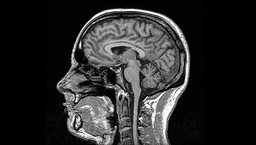
#> input picture images/image copy.png, 256 x 145 px, shrunk from 650 x 367 before the run; its folder holds only this picture in this run
$ python main.py
#> lines starting #> are read from the running program, lines starting #| are printed output that depends on the picture; after the words box and inside, x2 and y2 are one past the last pixel; in counts of white or black regions, pixels touching at a corner belong together
### thresholding.py
import numpy as np

def optimal_thresholding(image, delta_t=1.0):
    """
    Optimal Global Thresholding (Iterative)
    """
    # Initial estimate: average intensity
    t = np.mean(image)

    while True:
        # Segment into two groups
        g1 = image[image <= t]
        g2 = image[image > t]

        if len(g1) == 0 or len(g2) == 0:
            break

        # Calculate means
        mu1 = np.mean(g1)
        mu2 = np.mean(g2)

        # New threshold
        new_t = (mu1 + mu2) / 2.0

        # Check convergence
        if abs(new_t - t) < delta_t:
            t = new_t
            break
        t = new_t

    return int(t)

def otsu_thresholding(image):
    """
    Otsu's Thresholding
    Maximizes inter-class variance
    """
    # Histogram
    hist, _ = np.histogram(image, bins=256, range=(0, 255))
    total_pixels = image.size

    total_sum = np.sum(np.arange(256) * hist)

    sum_b = 0
    w_b = 0
    maximum_variance = 0
    threshold = 0

    for i in range(256):
        w_b += hist[i]
        if w_b == 0:
            continue

        w_f = total_pixels - w_b
        if w_f == 0:
            break

        sum_b += i * hist[i]

        m_b = sum_b / w_b
        m_f = (total_sum - sum_b) / w_f

        # Between-class variance
        between_variance = w_b * w_f * (m_b - m_f) ** 2

        if between_variance > maximum_variance:
            maximum_variance = between_variance
            threshold = i

    return threshold

def spectral_thresholding(image, num_thresholds=2):
    """
    Spectral Thresholding (Multilevel Otsu)
    Finds multiple thresholds (default 2 thresholds for 3 modes)
    """
    hist, _ = np.histogram(image, bins=256, range=(0, 255))
    total_pixels = image.size

    # Probabilities
    prob = hist / total_pixels
    cum_prob = np.cumsum(prob)
    cum_mean = np.cumsum(np.arange(256) * prob)
    total_mean = cum_mean[-1]

    max_variance = -1
    best_thresholds = (0, 0)

    # Exhaustive search for 2 thresholds
    # Note: This is O(L^2) which is fine for 256 levels
    for t1 in range(0, 254):
        for t2 in range(t1 + 1, 255):
            # Weights
            w0 = cum_prob[t1]
            w1 = cum_prob[t2] - cum_prob[t1]
            w2 = 1.0 - cum_prob[t2]

            if w0 == 0 or w1 == 0 or w2 == 0:
                continue

            # Means
            m0 = cum_mean[t1] / w0
            m1 = (cum_mean[t2] - cum_mean[t1]) / w1
            m2 = (total_mean - cum_mean[t2]) / w2

            # Variance
            variance = w0 * (m0 - total_mean)**2 + w1 * (m1 - total_mean)**2 + w2 * (m2 - total_mean)**2

            if variance > max_variance:
                max_variance = variance
                best_thresholds = (t1, t2)

    return best_thresholds

def local_thresholding(image, block_size=15, offset=10):
    """
    Local (Adaptive) Thresholding
    Uses an integral image for efficiency
    """
    rows, cols = image.shape
    image_float = image.astype(float)

    # Compute integral image
    integral = np.zeros((rows + 1, cols + 1))
    integral[1:, 1:] = np.cumsum(np.cumsum(image_float, axis=0), axis=1)

    result = np.zeros_like(image, dtype=np.uint8)

    pad = block_size // 2

    for r in range(rows):
        for c in range(cols):
            # Define window boundaries
            r1, r2 = max(0, r - pad), min(rows - 1, r + pad)
            c1, c2 = max(0, c - pad), min(cols - 1, c + pad)

            # Use integral image to get sum in O(1)
            # Area: [r1, c1] to [r2, c2]
            count = (r2 - r1 + 1) * (c2 - c1 + 1)
            s = integral[r2 + 1, c2 + 1] - integral[r1, c2 + 1] - integral[r2 + 1, c1] + integral[r1, c1]

            local_mean = s / count

            if image[r, c] > local_mean - offset:
                result[r, c] = 255
            else:
                result[r, c] = 0

    return result

def apply_threshold(image, t):
    """Helper to apply a single threshold"""
    return (image > t).astype(np.uint8) * 255

def apply_multilevel_threshold(image, thresholds):
    """Helper to apply multiple thresholds (labels 0, 127, 255 for 3 modes)"""
    t1, t2 = sorted(thresholds)
    result = np.zeros_like(image, dtype=np.uint8)
    result[image > t1] = 127
    result[image > t2] = 255
    return result

### segmentation.py
import numpy as np

def kmeans_segmentation(image, n_clusters=3, max_iters=100):
    """
    K-Means Segmentation from scratch using NumPy.
    """
    is_color = len(image.shape) == 3
    if is_color:
        pixels = image.reshape((-1, 3)).astype(np.float32)
    else:
        pixels = image.reshape((-1, 1)).astype(np.float32)

    np.random.seed(42)
    random_indices = np.random.choice(pixels.shape[0], n_clusters, replace=False)
    centroids = pixels[random_indices]

    labels = np.zeros(pixels.shape[0], dtype=np.int32)

    for _ in range(max_iters):
        # Distances: shape (N, K)
        distances = np.linalg.norm(pixels[:, None] - centroids[None, :], axis=2)
        new_labels = np.argmin(distances, axis=1)

        if np.all(labels == new_labels):
            break
        labels = new_labels

        for k in range(n_clusters):
            mask = (labels == k)
            if np.any(mask):
                centroids[k] = np.mean(pixels[mask], axis=0)

    segmented = centroids[labels].reshape(image.shape).astype(np.uint8)
    return segmented

def region_growing_segmentation(image, seed_point=None, threshold=20):
    """
    Region Growing Segmentation from scratch using a Queue (Breadth-First Search).
    """
    h, w = image.shape[:2]
    is_color = len(image.shape) == 3

    if seed_point is None:
        seed_point = (w // 2, h // 2)

    sx, sy = seed_point
    sx = max(0, min(sx, w - 1))
    sy = max(0, min(sy, h - 1))

    visited = np.zeros((h, w), dtype=bool)

    # Queue for BFS
    queue = [(sx, sy)]
    visited[sy, sx] = True

    seed_val = image[sy, sx].astype(np.float32)
    fill_color = np.array([0, 255, 0], dtype=np.uint8) if is_color else 255

    region_pixels = []

    # Python loops can be slow, but it's required for 'from scratch' Region Growing
    while queue:
        cx, cy = queue.pop(0)
        region_pixels.append((cy, cx))

        for dx, dy in [(-1, 0), (1, 0), (0, -1), (0, 1)]:
            nx, ny = cx + dx, cy + dy
            if 0 <= nx < w and 0 <= ny < h and not visited[ny, nx]:
                val = image[ny, nx].astype(np.float32)

                if is_color:
                    dist = np.linalg.norm(val - seed_val)
                else:
                    dist = abs(val - seed_val)

                if dist <= threshold:
                    visited[ny, nx] = True
                    queue.append((nx, ny))

    result = image.copy()
    for cy, cx in region_pixels:
        result[cy, cx] = fill_color

    return result

def agglomerative_segmentation(image, n_clusters=3):
    """
    Agglomerative Hierarchical Clustering from scratch.
    Downsamples the image heavily to make O(N^3) distance math feasible.
    """
    h, w = image.shape[:2]

    # Downsample to a small grid (e.g. max 30x30) to compute from scratch
    scale_y = max(1, h // 30)
    scale_x = max(1, w // 30)

    small = image[::scale_y, ::scale_x]
    sh, sw = small.shape[:2]
    N = sh * sw

    is_color = len(image.shape) == 3
    if is_color:
        data = small.reshape((N, 3)).astype(np.float32)
    else:
        data = small.reshape((N, 1)).astype(np.float32)

    clusters = {i: [i] for i in range(N)}

    dist_matrix = np.linalg.norm(data[:, None] - data[None, :], axis=2)
    np.fill_diagonal(dist_matrix, np.inf)

    active_clusters = list(range(N))

    # Single Linkage clustering
    while len(active_clusters) > n_clusters:
        sub_dist = dist_matrix[np.ix_(active_clusters, active_clusters)]
        min_idx = np.argmin(sub_dist)
        r, c = np.unravel_index(min_idx, sub_dist.shape)

        if r == c: # Fallback if error
            break

        c1, c2 = active_clusters[r], active_clusters[c]

        clusters[c1].extend(clusters[c2])
        del clusters[c2]
        active_clusters.remove(c2)

        for other in active_clusters:
            if other != c1:
                new_dist = min(dist_matrix[c1, other], dist_matrix[c2, other])
                dist_matrix[c1, other] = new_dist
                dist_matrix[other, c1] = new_dist

    # Upsample map to original size
    small_labels = np.zeros((sh, sw), dtype=np.int32)
    for label_idx, c_id in enumerate(active_clusters):
        for pt_idx in clusters[c_id]:
            sy, sx = pt_idx // sw, pt_idx % sw
            small_labels[sy, sx] = label_idx

    large_labels = np.zeros((h, w), dtype=np.int32)
    for y in range(h):
        for x in range(w):
            sy = min(y // scale_y, sh - 1)
            sx = min(x // scale_x, sw - 1)
            large_labels[y, x] = small_labels[sy, sx]

    segmented = np.zeros_like(image)
    for i in range(len(active_clusters)):
        mask = (large_labels == i)
        if np.any(mask):
            mean_color = np.mean(image[mask], axis=0)
            segmented[mask] = mean_color

    return segmented

def mean_shift_segmentation(image, spatial_radius=20, color_radius=40, max_iters=15):
    """
    Mean Shift Segmentation from scratch.
    Sub-samples pixels to find modes, then maps all pixels to the nearest mode.
    """
    h, w = image.shape[:2]
    is_color = len(image.shape) == 3

    y_coords, x_coords = np.mgrid[0:h, 0:w]

    if is_color:
        features = np.zeros((h, w, 5), dtype=np.float32)
        features[:, :, :3] = image
        features[:, :, 3] = y_coords
        features[:, :, 4] = x_coords
    else:
        features = np.zeros((h, w, 3), dtype=np.float32)
        features[:, :, 0] = image
        features[:, :, 1] = y_coords
        features[:, :, 2] = x_coords

    flat_features = features.reshape((-1, features.shape[2]))

    # Pick random points as initial mode seeds (e.g. 200 points) to speed up
    np.random.seed(42)
    num_samples = min(200, flat_features.shape[0])
    sample_indices = np.random.choice(flat_features.shape[0], num_samples, replace=False)
    modes = flat_features[sample_indices].copy()

    # Iterate to find converged modes
    for i in range(num_samples):
        mode = modes[i]
        for _ in range(max_iters):
            if is_color:
                color_dist = np.linalg.norm(flat_features[:, :3] - mode[:3], axis=1)
                spatial_dist = np.linalg.norm(flat_features[:, 3:] - mode[3:], axis=1)
            else:
                color_dist = np.abs(flat_features[:, 0] - mode[0])
                spatial_dist = np.linalg.norm(flat_features[:, 1:] - mode[1:], axis=1)

            in_window = (color_dist < color_radius) & (spatial_dist < spatial_radius)
            if not np.any(in_window):
                break

            new_mode = np.mean(flat_features[in_window], axis=0)
            if np.linalg.norm(new_mode - mode) < 0.5:
                break
            mode = new_mode
        modes[i] = mode

    # Merge similar modes
    unique_modes = []
    for mode in modes:
        is_unique = True
        for umode in unique_modes:
            if is_color:
                c_dist = np.linalg.norm(mode[:3] - umode[:3])
                s_dist = np.linalg.norm(mode[3:] - umode[3:])
            else:
                c_dist = abs(mode[0] - umode[0])
                s_dist = np.linalg.norm(mode[1:] - umode[1:])

            if c_dist < color_radius / 2 and s_dist < spatial_radius / 2:
                is_unique = False
                break
        if is_unique:
            unique_modes.append(mode)

    unique_modes = np.array(unique_modes)

    # Reconstruct Image
    segmented = np.zeros_like(image)
    chunk_size = 20000

    for start in range(0, flat_features.shape[0], chunk_size):
        end = min(start + chunk_size, flat_features.shape[0])
        chunk = flat_features[start:end]

        if is_color:
            c_diff = chunk[:, None, :3] - unique_modes[None, :, :3]
            s_diff = chunk[:, None, 3:] - unique_modes[None, :, 3:]
            dist = np.linalg.norm(c_diff / color_radius, axis=2) + np.linalg.norm(s_diff / spatial_radius, axis=2)
        else:
            c_diff = chunk[:, None, 0:1] - unique_modes[None, :, 0:1]
            s_diff = chunk[:, None, 1:] - unique_modes[None, :, 1:]
            dist = np.abs(c_diff[:, :, 0] / color_radius) + np.linalg.norm(s_diff / spatial_radius, axis=2)

        labels = np.argmin(dist, axis=1)

        if is_color:
            segmented.reshape(-1, 3)[start:end] = unique_modes[labels, :3]
        else:
            segmented.reshape(-1)[start:end] = unique_modes[labels, 0]

    return segmented

### main.py
import os
import numpy as np
import matplotlib.pyplot as plt
from PIL import Image
from thresholding import (
    optimal_thresholding,
    otsu_thresholding,
    spectral_thresholding,
    local_thresholding,
    apply_threshold,
    apply_multilevel_threshold
)

from segmentation import (
    kmeans_segmentation,
    mean_shift_segmentation,
    region_growing_segmentation,
    agglomerative_segmentation
)

def process_image(image_path):
#> called with image_path = 'images/image copy.png'
    print(f"Processing {image_path}...")

    # --- PART A: Thresholding ---
    img_gray_pil = Image.open(image_path).convert('L')
    img_gray = np.array(img_gray_pil)

    # 1. Optimal Thresholding
    t_opt = optimal_thresholding(img_gray)
#> in optimal_thresholding, `t = np.mean(image)`: t = 42.11
#> the loop in optimal_thresholding, `while True:` made 4 passes
#> (mu1, mu2, new_t) on passes 1 to 4: (3.12, 124.4, 63.75), (5.34, 132.1, 68.74), (5.93, 133.8, 69.85), (6.05, 134.1, 70.07)
#> t_opt = 70
    res_opt = apply_threshold(img_gray, t_opt)
#> in apply_threshold, `return (image > t).astype(np.uint8) * 255`:
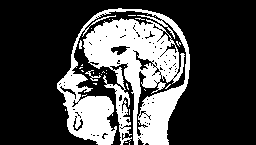
#> returned value: shape (145, 256); 28% white; 28 white regions (25 under 20 px), largest, box (x1, y1, x2, y2) and area: (57, 8, 190, 145) 10223, (85, 70, 101, 81) 50, (79, 40, 82, 49) 22

    # 2. Otsu Thresholding
    t_otsu = otsu_thresholding(img_gray)
#> in otsu_thresholding, `hist, _ = np.histogram(image, bins=256, range=(0, 255))`: hist = 256 values, max 14939 at index 0, min 4 at index 236, mean 145
#> in otsu_thresholding, `total_sum = np.sum(np.arange(256) * hist)`: total_sum = 1562954
#> the loop in otsu_thresholding, `for i in range(256):` made 256 passes
#> (w_b, w_f, sum_b, m_b, m_f, maximum_variance) on passes 1 to 12: (14939, 22181, 0, 0, 70.46, 1.65e+12), (16660, 20460, 1721, 0.103, 76.31, 1.98e+12), (18718, 18402, 5837, 0.312, 84.62, 2.45e+12), (20308, 16812, 10607, 0.522, 92.34, 2.88e+12), (21310, 15810, 14615, 0.686, 97.93, 3.19e+12), (21936, 15184, 17745, 0.809, 101.8, 3.39e+12), (22347, 14773, 20211, 0.904, 104.4, 3.54e+12), (22661, 14459, 22409, 0.989, 106.5, 3.65e+12), (22874, 14246, 24113, 1.05, 108, 3.73e+12), (23042, 14078, 25625, 1.11, 109.2, 3.79e+12), (23151, 13969, 26715, 1.15, 110, 3.83e+12), (23265, 13855, 27969, 1.2, 110.8, 3.87e+12)
#> after the loop in otsu_thresholding, `for i in range(256):`: maximum_variance = 4.57e+12; sum_b = 1520879; threshold = 70; w_b = 37120
#> t_otsu = 70
    res_otsu = apply_threshold(img_gray, t_otsu)

    # 3. Spectral Thresholding
    t_spectral = spectral_thresholding(img_gray, num_thresholds=2)
#> in spectral_thresholding, `prob = hist / total_pixels`: prob = 256 values, max 0.402 at index 0, min 0.000108 at index 236, mean 0.00391
#> in spectral_thresholding, `cum_prob = np.cumsum(prob)`: cum_prob = 256 values from 0.402 to 1
#> in spectral_thresholding, `cum_mean = np.cumsum(np.arange(256) * prob)`: cum_mean = 256 values from 0 to 42.11
#> in spectral_thresholding, `total_mean = cum_mean[-1]`: total_mean = 42.11
#> after the loop in spectral_thresholding, `for t1 in range(0, 254):`: best_thresholds = (54, 141); max_variance = 3657.8
#> t_spectral = (54, 141)
    res_spectral = apply_multilevel_threshold(img_gray, t_spectral)
#> in apply_multilevel_threshold, `t1, t2 = sorted(thresholds)`: t1 = 54; t2 = 141

    # 4. Local Thresholding
    res_local = local_thresholding(img_gray, block_size=35, offset=10)
#> after the loop in local_thresholding, `for r in range(rows):`:
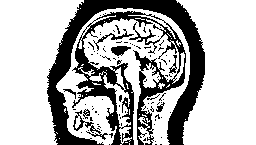
#> result: shape (145, 256); 71.7% white; 92 black regions (83 under 20 px), largest, box (x1, y1, x2, y2) and area: (47, 0, 205, 145) 5438, (72, 11, 186, 145) 4123, (73, 110, 108, 140) 193

    # Visualization Part A
    fig, axes = plt.subplots(2, 3, figsize=(15, 10))
    fig.suptitle(f"Thresholding Results - {os.path.basename(image_path)}", fontsize=16)

    axes[0, 0].imshow(img_gray, cmap='gray')
    axes[0, 0].set_title("Original Grayscale")

    axes[0, 1].imshow(res_opt, cmap='gray')
    axes[0, 1].set_title(f"Optimal (T={t_opt})")

    axes[0, 2].imshow(res_otsu, cmap='gray')
    axes[0, 2].set_title(f"Otsu (T={t_otsu})")

    axes[1, 0].imshow(res_spectral, cmap='gray')
    axes[1, 0].set_title(f"Spectral (T1={t_spectral[0]}, T2={t_spectral[1]})")

    axes[1, 1].imshow(res_local, cmap='gray')
    axes[1, 1].set_title("Local Thresholding")

    axes[1, 2].axis('off')

    plt.tight_layout()
    output_name_a = f"result_thresholding_{os.path.basename(image_path)}"
    plt.savefig(output_name_a)
    print(f"Saved thresholding results to {output_name_a}")
    plt.close()

    # --- PART B: Segmentation ---
    img_color_pil = Image.open(image_path).convert('RGB')
#> img_color_pil is the input picture: PIL image 256x145 RGB; min 0, max 255, mean 42.1
    img_color = np.array(img_color_pil)

    print(f"  -> Running K-Means...")
    res_kmeans = kmeans_segmentation(img_color, n_clusters=4)
#> in kmeans_segmentation, `centroids = pixels[random_indices]`: centroids = [[0, 0, 0], [0, 0, 0], [78, 78, 78], [117, 117, 117]]
#> after the loop in kmeans_segmentation, `for _ in range(max_iters):`: centroids = [[73.09, 73.09, 73.09], [2.7, 2.7, 2.7], [132.2, 132.2, 132.2], [209.3, 209.3, 209.3]]

    print(f"  -> Running Mean Shift...")
    res_meanshift = mean_shift_segmentation(img_color, spatial_radius=20, color_radius=40)

    print(f"  -> Running Region Growing...")
    res_region = region_growing_segmentation(img_color, threshold=30)
#> after the loop in region_growing_segmentation, `while queue:`:
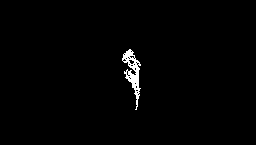
#> visited: shape (145, 256) bool; 1.1% white; 1 white region, box (x1, y1, x2, y2) and area: (122, 49, 141, 110) 416
#> the loop in region_growing_segmentation, `for cy, cx in region_pixels:` made 416 passes
#> (cy, cx) on passes 1 to 3: (72, 128), (72, 129), (71, 128)
#> after the loop in region_growing_segmentation, `for cy, cx in region_pixels:`:
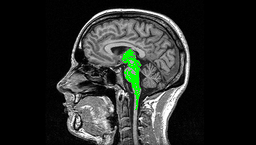
#> result: shape (145, 256, 3); 1.12% of pixels changed, all inside (x1, y1, x2, y2) = (122, 49, 141, 110)

    print(f"  -> Running Agglomerative...")
    res_agglo = agglomerative_segmentation(img_color, n_clusters=4)
#> in agglomerative_segmentation, `np.fill_diagonal(dist_matrix, np.inf)`:
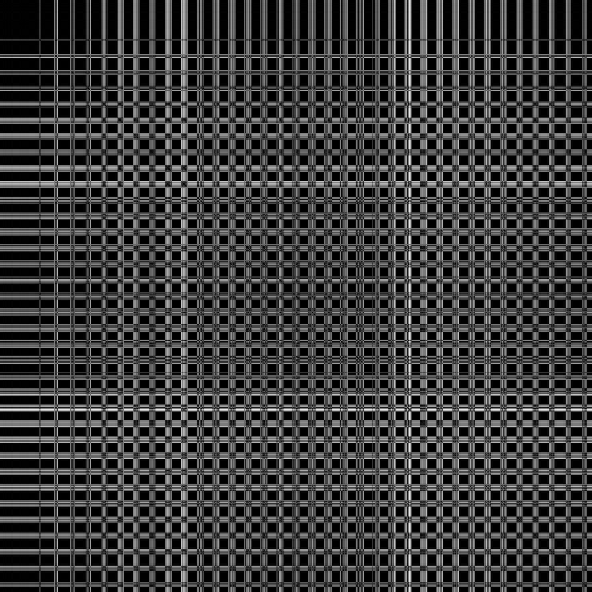
#> dist_matrix: shape (1184, 1184) float32 (shown at 1/2 size); 0.08% of the values are NaN or infinite; the others: min 0, max 441.7, mean 103.9; drawn with min black, max white, NaN and infinite black
#> after the loop in agglomerative_segmentation, `while len(active_clusters) > n_clusters:`: dist_matrix: shape (1184, 1184) float32; 0.19% of pixels changed, all inside (x1, y1, x2, y2) = (0, 0, 1169, 1169)
#> the loop in agglomerative_segmentation, `for label_idx, c_id in enumerate(active_clusters):` made 4 passes
#> c_id on passes 1 to 4: 0, 109, 115, 266
#> after the loop in agglomerative_segmentation, `for label_idx, c_id in enumerate(active_clusters):`:
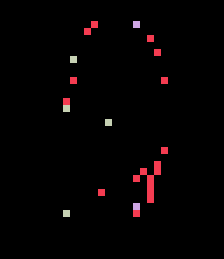
#> small_labels: shape (37, 32) int32 (shown 7 times larger); 4 distinct labels, from 0 to 3; one colour per label, 0 black
#> after the loop in agglomerative_segmentation, `for y in range(h):`: large_labels: shape (145, 256) int32; 4 distinct labels, from 0 to 3
#> the loop in agglomerative_segmentation, `for i in range(len(active_clusters)):` made 4 passes
#> after the loop in agglomerative_segmentation, `for i in range(len(active_clusters)):`:
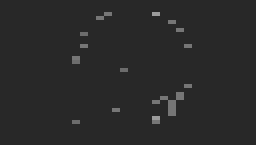
#> segmented: shape (145, 256, 3); min 40, max 156, mean 41.6

    # Visualization Part B
    fig, axes = plt.subplots(2, 3, figsize=(15, 10))
    fig.suptitle(f"Segmentation Results - {os.path.basename(image_path)}", fontsize=16)

    axes[0, 0].imshow(img_color)
    axes[0, 0].set_title("Original Color")

    axes[0, 1].imshow(res_kmeans)
    axes[0, 1].set_title("K-Means (K=4)")

    axes[0, 2].imshow(res_meanshift)
    axes[0, 2].set_title("Mean Shift")

    axes[1, 0].imshow(res_region)
    axes[1, 0].set_title("Region Growing")

    axes[1, 1].imshow(res_agglo)
    axes[1, 1].set_title("Agglomerative (K=4)")

    axes[1, 2].axis('off')

    plt.tight_layout()
    output_name_b = f"result_segmentation_{os.path.basename(image_path)}"
    plt.savefig(output_name_b)
    print(f"Saved segmentation results to {output_name_b}")
    plt.close()

if __name__ == "__main__":
    image_dir = "images"
    if not os.path.exists(image_dir):
        print(f"Error: {image_dir} folder not found.")
    else:
        images = [f for f in os.listdir(image_dir) if f.lower().endswith(('.png', '.jpg', '.jpeg'))]
        if not images:
            print("No images found in images folder.")
        for img_name in images:
            process_image(os.path.join(image_dir, img_name))

$ run again, on images/image.png
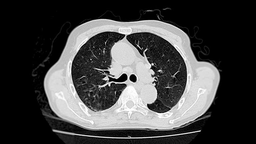
#> input picture images/image.png, 256 x 144 px, shrunk from 768 x 432 before the run
#> in optimal_thresholding, `t = np.mean(image)`: t = 66.07
#> the loop in optimal_thresholding, `while True:` made 3 passes
#> (mu1, mu2, new_t) on passes 1 to 3: (9.02, 197.2, 103.1), (11.03, 205.1, 108), (11.26, 205.7, 108.5)
#> t_opt = 108
#> in apply_threshold, `return (image > t).astype(np.uint8) * 255`:
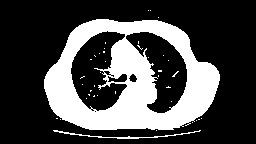
#> returned value: shape (144, 256); 28.2% white; 39 white regions (37 under 20 px), largest, box (x1, y1, x2, y2) and area: (44, 19, 220, 130) 10088, (53, 130, 201, 139) 214
#> hist = 256 values, max 16781 at index 0, min 5 at index 166, mean 144
#> total_sum = 2435722
#> the loop in otsu_thresholding, `for i in range(256):` made 256 passes
#> (w_b, w_f, sum_b, m_b, m_f, maximum_variance) on passes 1 to 8: (16781, 20083, 0, 0, 121.3, 4.96e+12), (17378, 19486, 597, 0.0344, 125, 5.29e+12), (17629, 19235, 1099, 0.0623, 126.6, 5.43e+12), (17776, 19088, 1540, 0.0866, 127.5, 5.51e+12), (17921, 18943, 2120, 0.118, 128.5, 5.59e+12), (18035, 18829, 2690, 0.149, 129.2, 5.66e+12), (18146, 18718, 3356, 0.185, 129.9, 5.72e+12), (18258, 18606, 4140, 0.227, 130.7, 5.78e+12)
#> in process_image, img_color_pil is the input picture: PIL image 256x144 RGB; min 0, max 255, mean 66.1
#> the loop in region_growing_segmentation, `for cy, cx in region_pixels:` made 1424 passes
#> (cy, cx) on passes 1 to 3: (72, 128), (72, 127), (72, 129)
#> the loop in agglomerative_segmentation, `for label_idx, c_id in enumerate(active_clusters):` made 4 passes
#> c_id on passes 1 to 4: 0, 172, 178, 369
#> the loop in agglomerative_segmentation, `for i in range(len(active_clusters)):` made 4 passes
#> after the loop in agglomerative_segmentation, `for i in range(len(active_clusters)):`:
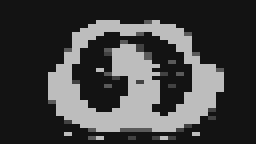
#> segmented: shape (144, 256, 3); min 19, max 189, mean 65.8
